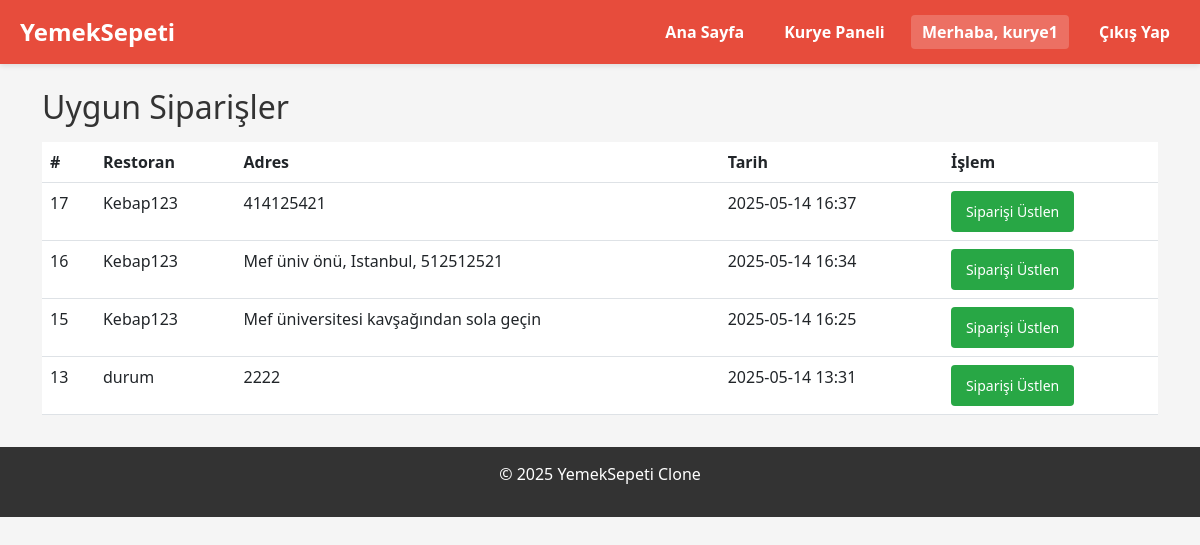
Before: /delivery/available-orders (signed in) with the older database file.
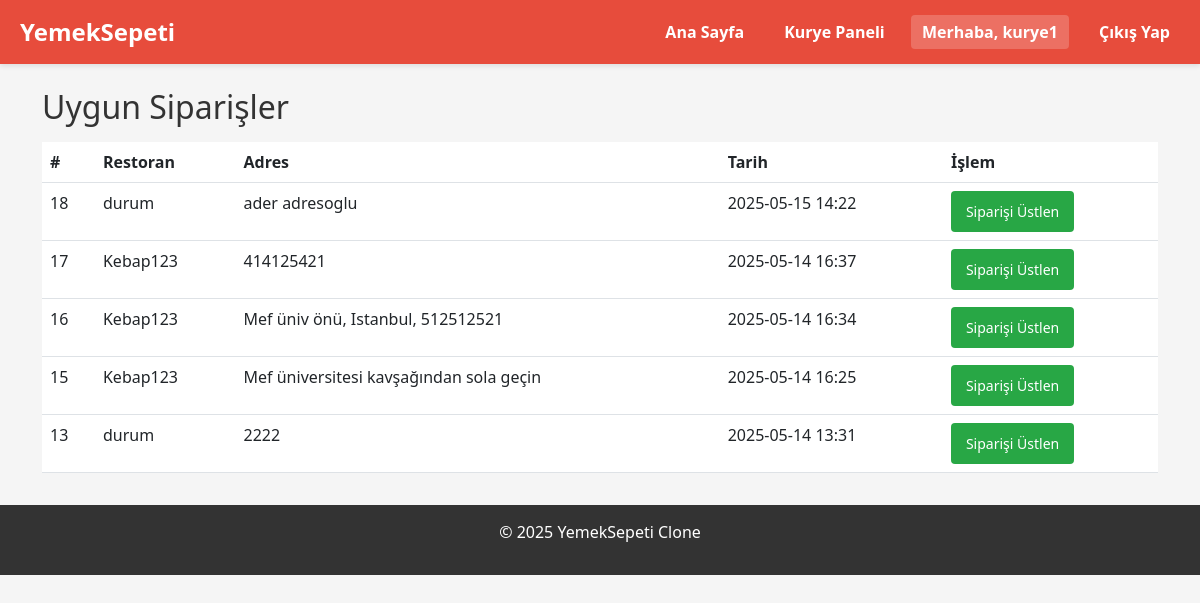
After: the same page with the newer database file.
### models.py (models this page shows, shortened)
class Order(db.Model):
    id = db.Column(db.Integer, primary_key=True)
    user_id = db.Column(db.Integer, db.ForeignKey('user.id'), nullable=False)
    restaurant_id = db.Column(db.Integer, db.ForeignKey('restaurant.id'), nullable=False)
    order_date = db.Column(db.DateTime, default=lambda: datetime.now(timezone.utc))
    status = db.Column(db.String(20), default='pending')  # pending, preparing, delivering, delivered, cancelled
    total_amount = db.Column(db.Float, nullable=False)
    delivery_address = db.Column(db.Text, nullable=False)
    user = db.relationship('User', foreign_keys=[user_id], backref='orders')
    restaurant = db.relationship('Restaurant', backref='orders')
    delivery_id = db.Column(db.Integer, db.ForeignKey('user.id'), nullable=True)
    delivery = db.relationship('User', foreign_keys=[delivery_id], backref='assigned_orders')

class Restaurant(db.Model):
    id = db.Column(db.Integer, primary_key=True)
    user_id = db.Column(db.Integer, db.ForeignKey('user.id'), nullable=False)
    restaurant_name = db.Column(db.String(100), nullable=False)
    cuisine_type = db.Column(db.String(50), nullable=False)
    tax_id = db.Column(db.String(20), unique=True, nullable=False)
    is_approved = db.Column(db.Boolean, default=False)
    rating = db.Column(db.Float, default=0.0)
    created_at = db.Column(db.DateTime, default=lambda: datetime.now(timezone.utc))
    image_path = db.Column(db.String(255), nullable=True, default='default_restaurant.png')

### app.py (the view)
@app.route("/delivery/available-orders")
@login_required
@delivery_required
def available_orders():
    orders = Order.query.filter(
        Order.status == 'pending',
        Order.delivery_id == None
    ).order_by(Order.order_date.desc()).all()
    return render_template("available_orders.html", orders=orders)

### app.py (called while the page is built)
def login_required(f):
    @wraps(f)
    def decorated_function(*args, **kwargs):
        if 'logged_in' not in session:
            flash('Bu sayfaya erişmek için giriş yapmalısınız', 'danger')
            return redirect(url_for('login'))
        return f(*args, **kwargs)
    return decorated_function

def delivery_required(f):
    @wraps(f)
    def decorated_function(*args, **kwargs):
        if 'user_type' not in session or session['user_type'] != 'delivery':
            flash('Bu sayfaya erişmek için kurye yetkisi gereklidir', 'danger')
            return redirect(url_for('home'))
        return f(*args, **kwargs)
    return decorated_function

### templates/available_orders.html (shortened to what this page needs)
{% extends "base.html" %}
{% block content %}
<div class="container mt-4">
    <h2>Uygun Siparişler</h2>
    {% if orders %}
        <table class="table mt-3">
            <thead>
                <tr>
                    <th>#</th>
                    <th>Restoran</th>
                    <th>Adres</th>
                    <th>Tarih</th>
                    <th>İşlem</th>
                </tr>
            </thead>
            <tbody>
                {% for order in orders %}
                <tr>
                    <td>{{ order.id }}</td>
                    <td>{{ order.restaurant.restaurant_name }}</td>
                    <td>{{ order.delivery_address }}</td>
                    <td>{{ order.order_date.strftime('%Y-%m-%d %H:%M') }}</td>
                    <td>
                        <form action="{{ url_for('claim_order', order_id=order.id) }}" method="post">
                            <button class="btn btn-sm btn-success">Siparişi Üstlen</button>
                        </form>
                    </td>
                </tr>
                {% endfor %}
            </tbody>
        </table>
    {% else %}
        <p>Şu anda teslim edilmeyi bekleyen sipariş bulunmamaktadır.</p>
    {% endif %}
</div>
{% endblock %}

Changed rows visible on the page:
added Order: id "18", restaurant.restaurant_name "durum", delivery_address "ader adresoglu", order_date "2025-05-15 14:22"
